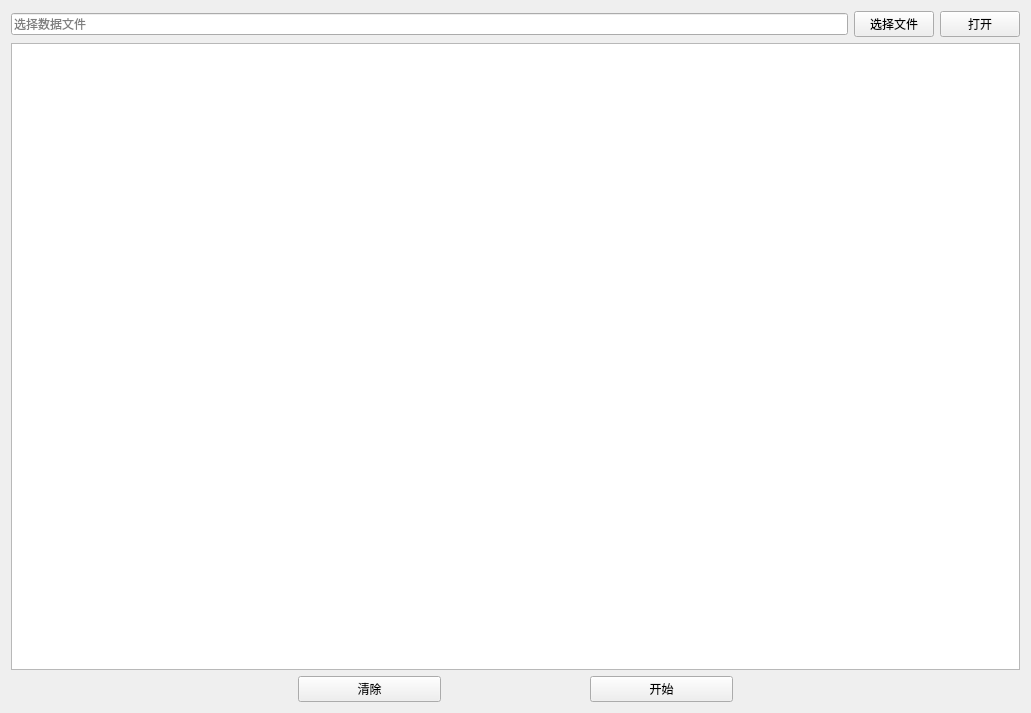
<?xml version="1.0" encoding="UTF-8"?>
<ui version="4.0">
 <class>Form</class>
 <widget class="QWidget" name="Form">
  <property name="geometry">
   <rect>
    <x>0</x>
    <y>0</y>
    <width>1031</width>
    <height>713</height>
   </rect>
  </property>
  <property name="windowTitle">
   <string>Form</string>
  </property>
  <layout class="QVBoxLayout" name="verticalLayout">
   <item>
    <layout class="QHBoxLayout" name="horizontalLayout">
     <item>
      <widget class="QLineEdit" name="lineEdit">
       <property name="text">
        <string/>
       </property>
       <property name="placeholderText">
        <string>选择数据文件</string>
       </property>
      </widget>
     </item>
     <item>
      <widget class="QPushButton" name="pushButton">
       <property name="text">
        <string>选择文件</string>
       </property>
      </widget>
     </item>
     <item>
      <widget class="QPushButton" name="pushButton_2">
       <property name="text">
        <string>打开</string>
       </property>
      </widget>
     </item>
    </layout>
   </item>
   <item>
    <widget class="QPlainTextEdit" name="plainTextEdit"/>
   </item>
   <item>
    <layout class="QHBoxLayout" name="horizontalLayout_2" stretch="2,1,1,1,2">
     <item>
      <spacer name="horizontalSpacer_2">
       <property name="orientation">
        <enum>Qt::Horizontal</enum>
       </property>
       <property name="sizeHint" stdset="0">
        <size>
         <width>40</width>
         <height>20</height>
        </size>
       </property>
      </spacer>
     </item>
     <item>
      <widget class="QPushButton" name="pushButton_3">
       <property name="text">
        <string>清除</string>
       </property>
      </widget>
     </item>
     <item>
      <spacer name="horizontalSpacer">
       <property name="orientation">
        <enum>Qt::Horizontal</enum>
       </property>
       <property name="sizeHint" stdset="0">
        <size>
         <width>35</width>
         <height>17</height>
        </size>
       </property>
      </spacer>
     </item>
     <item>
      <widget class="QPushButton" name="pushButton_4">
       <property name="text">
        <string>开始</string>
       </property>
      </widget>
     </item>
     <item>
      <spacer name="horizontalSpacer_3">
       <property name="orientation">
        <enum>Qt::Horizontal</enum>
       </property>
       <property name="sizeHint" stdset="0">
        <size>
         <width>40</width>
         <height>20</height>
        </size>
       </property>
      </spacer>
     </item>
    </layout>
   </item>
  </layout>
 </widget>
 <resources/>
 <connections/>
</ui>
